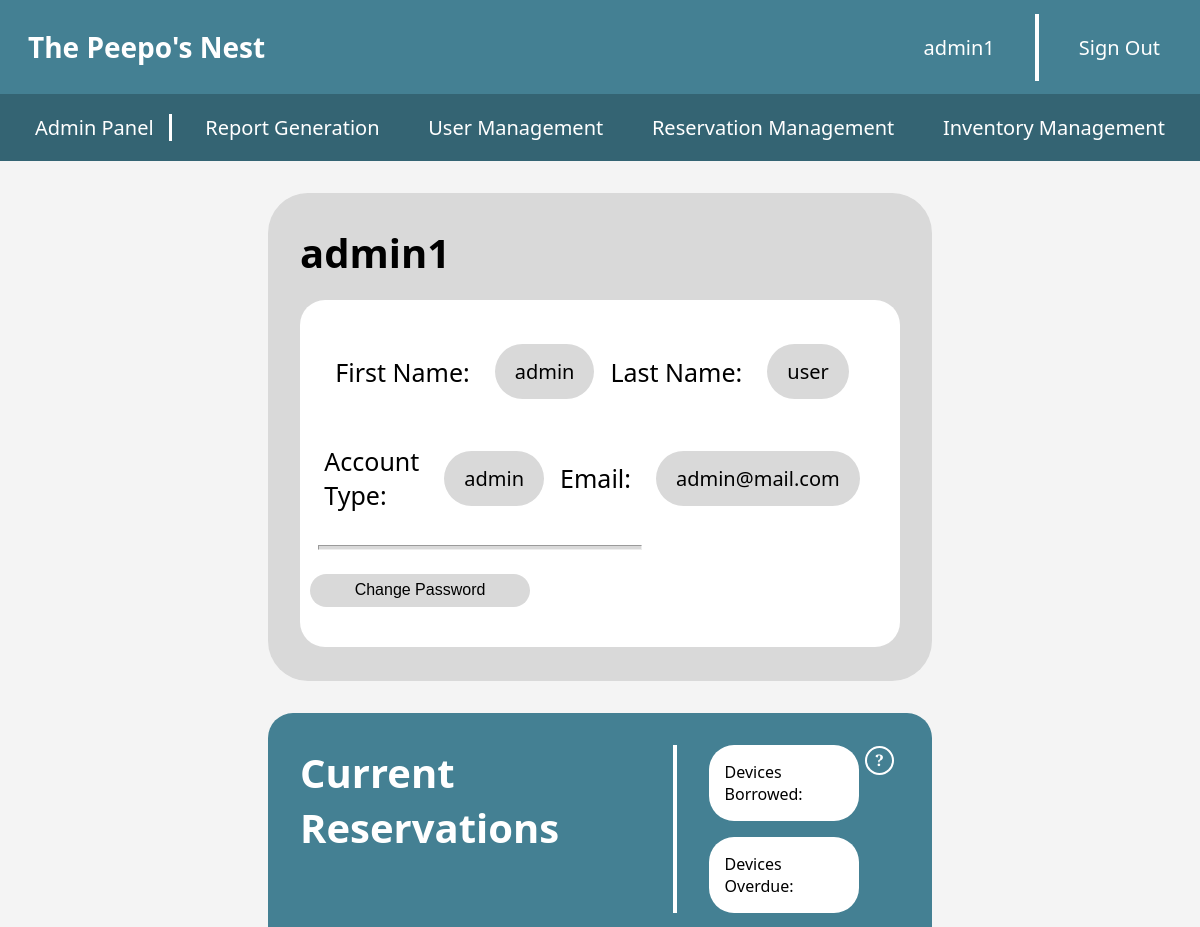
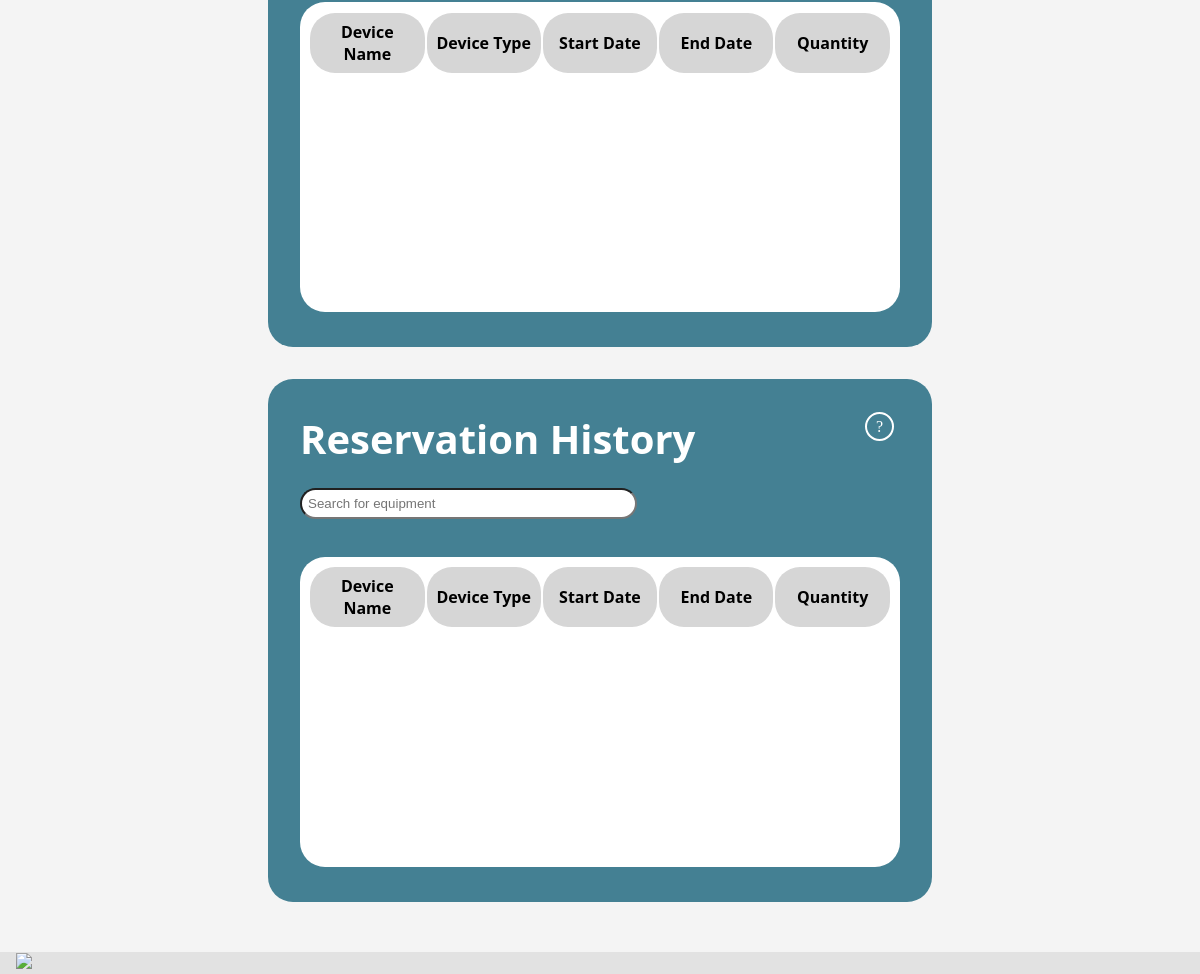
Screenshot of /user/userprofile/ (signed in) with the database file from the repository (2 pictures, top to bottom).
### authentication_app/models.py (models this page shows)
class CustomUser(AbstractUser):
    roleType = models.CharField(max_length=50)
    accountStatus = models.CharField(max_length=50)

### user_account/views.py (the view)
# urls.py: path('user/', include('user_account.urls')),
def user_account(request):
    user = request.user
    userid = user.id
    reservation = Reservation.objects.filter(user_id=userid, activeReservation=True)
    resActive = Reservation.objects.filter(user_id=userid, activeReservation=False)
    userprofile = loader.get_template('user_account/userprofile.html')
    context = {'reservation': reservation, 'resActive': resActive}
    return HttpResponse(userprofile.render(context, request))

### user_account/templates/user_account/userprofile.html (shortened to what this page needs)
{% load static %}
<!DOCTYPE html>
<html>
<head>
    <link rel="stylesheet" type="text/css" href="{% static 'accordionstyle.css' %}">
    <link rel="stylesheet" type="text/css" href="{% static 'blueBoxes.css' %}">
    <link rel="stylesheet" type="text/css" href="{% static 'greyBoxes.css' %}">
    <link rel="stylesheet" type="text/css" href="{% static 'bodynavbarFooter.css' %}">
    <link rel="stylesheet" type="text/css" href="{% static 'popUpPanels.css' %}">
</head>
<body>
    <div class="navbar">
        <ul>
            <li class="title"><a href="{% url 'home' %}">The Peepo's Nest</a></li>
        </ul>
        <ul class="user-info">
            <li>
                <a href="#" onclick="document.getElementById('logout-printreservation').submit();">Sign Out</a>
            </li>
            <li><a href="">{{ user.username }}</a></li>
        </ul>
    </div>
    <div class="admin-nav">
        <ul class="adminNav-links">
            <li>Admin Panel</li>
            <li><a href="{% url 'reportmanagement' %}">Report Generation</a></li>
            <li><a href="/admin/authentication_app/customuser/">User Management</a></li>
            <li><a href="{% url 'reservation_management' %}">Reservation Management</a></li>
            <li><a href="{% url 'inventorymanagement' %}">Inventory Management</a></li>
        </ul>
    </div>
    <div class="plainMainPanel">
        <h2>{{ user.username }}</h2>
        <div class="plainInnerPanel">
            <div class="userDetails">
                <div>
                    <h3>First Name:</h3>
                    <p>{{ user.first_name }}</p>
                </div>
                <div>
                    <h3>Last Name:</h3>
                    <p>{{ user.last_name }}</p>
                </div>
            </div>
            <div class="userDetails">
                <div>
                    <h3>Account Type:</h3>
                    <p>{{ user.roleType }}</p>
                </div>
                <div>
                    <h3>Email:</h3>
                    <p>{{ user.email}}</p>
                </div>
            </div>
                <hr>
                <button id="myBtn"><p>Change Password</p></button>
            </div>
            <br>
        </div>
    <div class="mainPanel">
        <div class="OuterBar">
            <div class="boxHeader">
                <div>
                    <h2>Current Reservations</h2>
                </div>
                <div class="deviceTotal">
                    <p class="rounded">Devices Borrowed: </p>
                    <p class="rounded">Devices Overdue: </p>
                </div>
                <div>
                    <button id="myRBtn"><b><p class="circleBtn">?</p></b></button>
                </div>
            </div>
        </div>
        <div class="InnerPanel">
            <table>
                <tr>
                    <th>Device Name</th>
                    <th>Device Type</th>
                    <th>Start Date</th>
                    <th>End Date</th>
                    <th>Quantity</th>
                </tr>
            </table>
        </div>
        <br>
    </div>
    <div class="mainPanel">
        <div class="OuterBar">
            <div class="boxHeader">
                <div style="display:inline">
                    <div>
                        <h2>Reservation History</h2>
                    </div>
                    <br>
                    <div class="searchBar">
                        <form action="/action_page.php" style="color:white">
                            <input type="search" placeholder="Search for equipment" name="search" style="color:black;border-radius: 25px;padding: 6px;padding-right: 150px;">
                        </form>
                    </div>
                </div>
                <div>
                    <button id="btnHelpRH"><p class="circleBtn">?</p></button>
                </div>
            </div>
        </div>
        <br>
        <div class="InnerPanel">
            <table>
                <tr>
                    <th>Device Name</th>
                    <th>Device Type</th>
                    <th>Start Date</th>
                    <th>End Date</th>
                    <th>Quantity</th>
                </tr>
            </table>
        </div>
        <br>
    </div>
    <div class="unibanner" style="background-color: rgb(226, 226, 226); margin-top: 50px; width:100%;">
        <img src="https://static.yuna.potential.ly/public/open/5e273a2a85dc09000100c61c/westminster-logo.png">
    </div>
</body>
</html>

### user_account/static/blueBoxes.css (style rules this page uses)
@media only screen and (min-width: 1000px) { .mainPanel { width: 50% } }
.mainPanel { background-color: #448093; margin: 2em 2em; border-radius: 25px; padding: 2em; padding-bottom: 0.8em; margin-left: auto; margin-right: auto; overflow-x: auto; }
.OuterBar { width: 100%; }
.OuterBar h2 { text-align: left; font-size: 40px; color:white; margin: 0; }
.boxHeader { display: flex; flex-direction: row; align-items: flex-start; justify-content: space-between; height: 100%; padding-bottom: 1em; }
.boxHeader > div { width: auto; }
.deviceTotal { border-left: 4px solid white; padding-left: 2em; }
.deviceTotal p { background-color: white; border-radius: 25px; padding: 1em; margin: 0; }
.deviceTotal p + p { margin-top: 1em; }
.OuterBar button { background-color: transparent; border-style: none; }
.circleBtn { text-align: center; font-size: medium; font-family: "Merriweather", serif; color: white; border: 2px solid rgb(255, 255, 255); border-radius: 50%; cursor: help; margin: auto; height: 25px; width: 25px; line-height: 25px; }
.InnerPanel { background-color: white; border-radius: 25px; padding: 5px; margin-top: 0; height: 300px; overflow: auto; overflow-x: auto; }
.InnerPanel table { width: 100%; padding: .2em .2em; }
.InnerPanel table:first-child tr th { border-radius: 25px; color: black; padding: .5em; font-size: 16px; text-align: center; background-color: #D6D6D6; width: auto; }
.InnerPanel table { justify-content: space-between; table-layout: fixed; }
button { background-color: rgba(255, 255, 255, 0); background-blend-mode: lighten; transition: 0.5s; }

### user_account/static/greyBoxes.css (style rules this page uses)
@media only screen and (min-width: 1000px) { .plainMainPanel { width: 50% } }
.plainMainPanel { background-color: #D9D9D9; margin: 2em 2em; border-radius: 40px; padding: 2em; padding-bottom: 0.8em; margin-left: auto; margin-right: auto; }
.plainMainPanel h2 { font-size: 40px; margin: 0; padding-bottom: .5em; }
.plainInnerPanel { background-color: white; border-radius: 25px; padding: 1.5em 2em; display: flex; flex-direction: column; align-items: center; overflow-x: auto; }
.plainInnerPanel p { padding: 1em; margin-left: auto; margin-right: auto; background-color: #D9D9D9; border-radius: 40px; text-align: center; font-size: 20px; padding: .7em 1em; width: max-content; }
.plainInnerPanel hr { height: .2em; background-color: #D9D9D9; width: 60%; position: relative; right: 120px; }
.userDetails { display: flex; flex-direction: row; align-items: center; }
.userDetails > div { display: flex; flex-direction: row; align-items: center; padding-right: 1em; }
.userDetails > div h3 { padding-right: 1em; }
.userDetails h3 { font-size: 25px; font-weight: 500; }
#myBtn { background-color: transparent; border-style: none; padding: 0; }
#myBtn p { padding-left: 30px; padding-right: 30px; line-height: 10px; font-size: medium; align-items: center; position: relative; right: 180px; width: 160px; height: 10px; }

### user_account/static/bodynavbarFooter.css (style rules this page uses)
body { margin: 0; font-family: system-ui, -apple-system, BlinkMacSystemFont, 'Segoe UI', Roboto, Oxygen, Ubuntu, Cantarell, 'Open Sans', 'Helvetica Neue', sans-serif; background-color: #f4f4f4; }
.navbar { margin: 0; background-color: #448093; display: flex; justify-content: space-between; align-items: center; font-size: 20px; }
.navbar .title { font-size: 28px; font-weight: bold; }
.user-info a { margin-right: 1em; }
.user-info li:nth-child(1) { padding-left: 1em; border-left: .2em solid white; }
.navbar ul { list-style-type: none; margin: 0; padding: 0; overflow: hidden; }
.navbar li { float: right; display: flex; }
.navbar li a { display: block; color: white; text-align: center; padding: 1em 1em; text-decoration: none; }
.admin-nav { background-color: #346473; color: white; padding: 1em 1em; font-size: 20px; }
.admin-nav ul { list-style-type: none; padding: 0; margin: 0; display: flex; justify-content: space-between; }
.admin-nav ul li { padding: 0 15px; }
.admin-nav ul li:first-child, .top-bar ul:nth-child(2) li:first-child { border-right: 3px solid white; }
.admin-nav ul li a { text-decoration: none; color: white; display: block; text-align: center; }
.unibanner { background-color: rgb(226, 226, 226); margin-top: 3em; width:100%; }
.unibanner img { padding-left: 1em; }

### rows the page displays
CustomUser: username "admin1", first_name "admin", last_name "user", roleType "admin", email "admin@mail.com"
